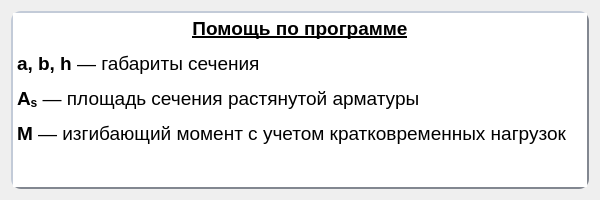
<?xml version="1.0" encoding="UTF-8"?>
<ui version="4.0">
 <class>Dialog</class>
 <widget class="QDialog" name="Dialog">
  <property name="geometry">
   <rect>
    <x>0</x>
    <y>0</y>
    <width>600</width>
    <height>200</height>
   </rect>
  </property>
  <property name="minimumSize">
   <size>
    <width>600</width>
    <height>200</height>
   </size>
  </property>
  <property name="windowTitle">
   <string>Dialog</string>
  </property>
  <layout class="QGridLayout" name="gridLayout">
   <item row="0" column="0">
    <widget class="QTextBrowser" name="task_text">
     <property name="styleSheet">
      <string notr="true">    border-style: outset;
    border-width: 2px;
    border-radius: 10px;
    border-color: #828790;</string>
     </property>
     <property name="html">
      <string>&lt;!DOCTYPE HTML PUBLIC &quot;-//W3C//DTD HTML 4.0//EN&quot; &quot;http://www.w3.org/TR/REC-html40/strict.dtd&quot;&gt;
&lt;html&gt;&lt;head&gt;&lt;meta name=&quot;qrichtext&quot; content=&quot;1&quot; /&gt;&lt;style type=&quot;text/css&quot;&gt;
p, li { white-space: pre-wrap; }
&lt;/style&gt;&lt;/head&gt;&lt;body style=&quot; font-family:'MS Shell Dlg 2'; font-size:8.25pt; font-weight:400; font-style:normal;&quot;&gt;
&lt;p align=&quot;center&quot; style=&quot; margin-top:12px; margin-bottom:12px; margin-left:0px; margin-right:0px; -qt-block-indent:0; text-indent:0px;&quot;&gt;&lt;span style=&quot; font-family:'Circe'; font-size:14pt; font-weight:600; text-decoration: underline;&quot;&gt;Помощь по программе&lt;/span&gt;&lt;/p&gt;
&lt;p style=&quot; margin-top:12px; margin-bottom:12px; margin-left:0px; margin-right:0px; -qt-block-indent:0; text-indent:0px;&quot;&gt;&lt;span style=&quot; font-family:'Circe'; font-size:14pt; font-weight:600;&quot;&gt;a, b, h&lt;/span&gt;&lt;span style=&quot; font-family:'Circe'; font-size:14pt;&quot;&gt; — габариты сечения&lt;/span&gt;&lt;/p&gt;
&lt;p style=&quot; margin-top:12px; margin-bottom:12px; margin-left:0px; margin-right:0px; -qt-block-indent:0; text-indent:0px;&quot;&gt;&lt;span style=&quot; font-family:'Circe'; font-size:14pt; font-weight:600;&quot;&gt;A&lt;/span&gt;&lt;span style=&quot; font-family:'Circe'; font-size:14pt; font-weight:600; vertical-align:sub;&quot;&gt;s&lt;/span&gt;&lt;span style=&quot; font-family:'Circe'; font-size:14pt;&quot;&gt; — площадь сечения растянутой арматуры&lt;/span&gt;&lt;/p&gt;
&lt;p style=&quot; margin-top:12px; margin-bottom:12px; margin-left:0px; margin-right:0px; -qt-block-indent:0; text-indent:0px;&quot;&gt;&lt;span style=&quot; font-family:'Circe'; font-size:14pt; font-weight:600;&quot;&gt;M&lt;/span&gt;&lt;span style=&quot; font-family:'Circe'; font-size:14pt;&quot;&gt; — изгибающий момент с учетом кратковременных нагрузок&lt;/span&gt;&lt;/p&gt;&lt;/body&gt;&lt;/html&gt;</string>
     </property>
    </widget>
   </item>
  </layout>
 </widget>
 <resources/>
 <connections/>
</ui>
